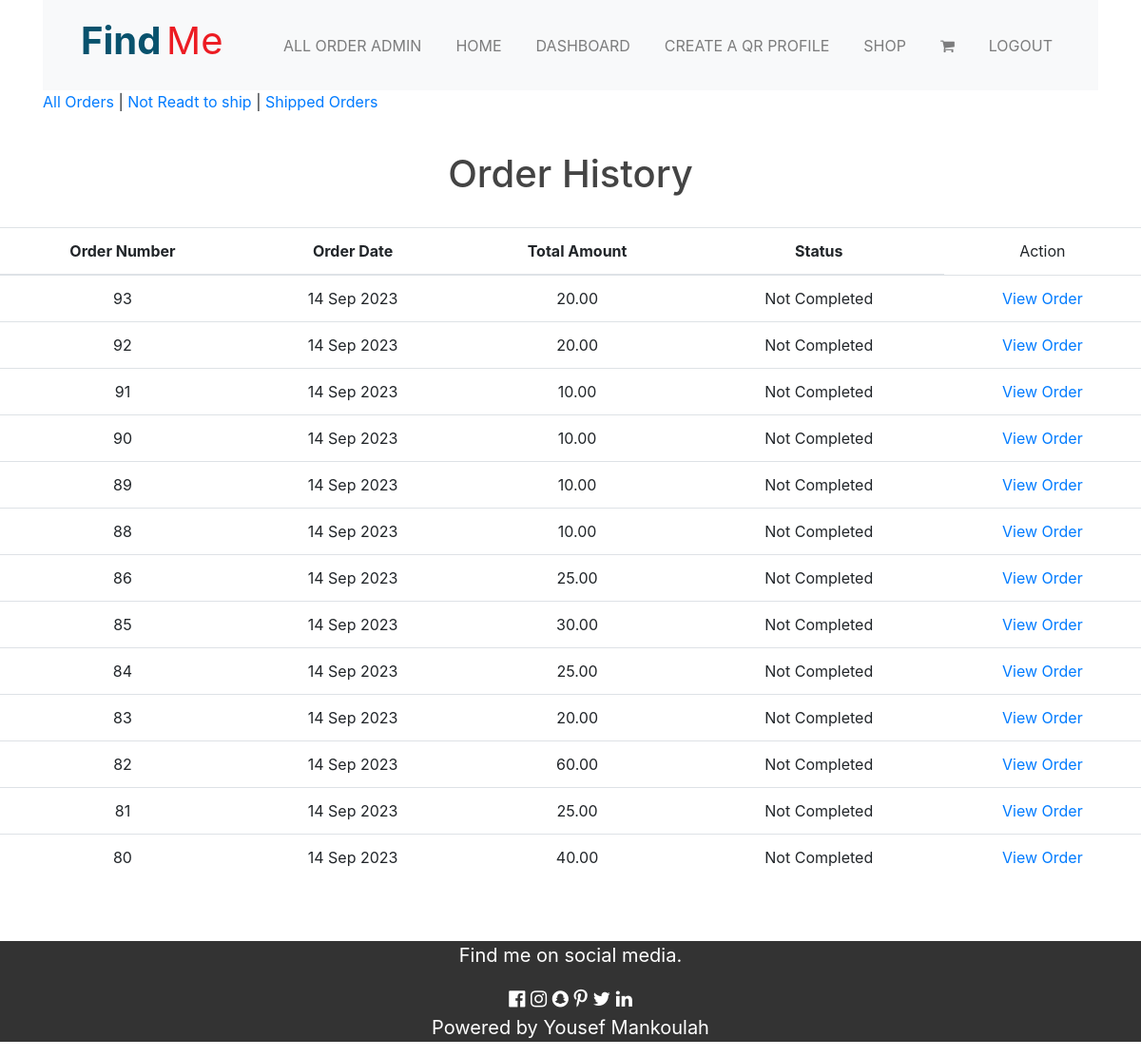
/order/allOrderHistory/ (signed in), run on an earlier commit of the app's database.
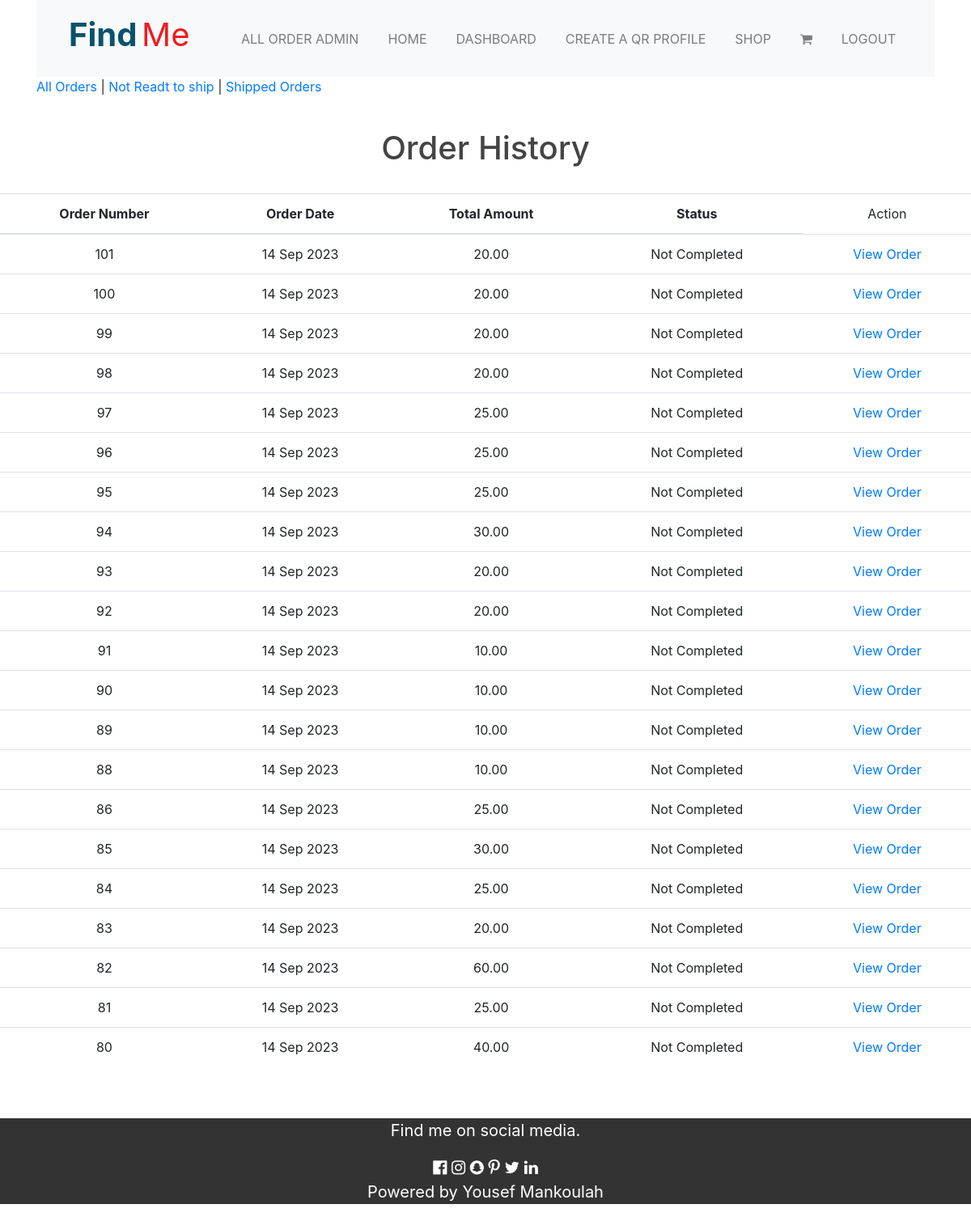
And on a later commit of the database.
### order/models.py (models this page shows, shortened)
class Order(models.Model):
    token = models.CharField(max_length=250, blank=True)
    total = models.DecimalField(max_digits=10, decimal_places=2, verbose_name='USD Order Total')
    emailAddress = models.EmailField(max_length=250, blank=True, verbose_name='Email Address')
    created = models.DateTimeField(auto_now_add=True)
    billingName = models.CharField(max_length=250, blank=True)
    billingAddress1 = models.CharField(max_length=250, blank=True)
    billingCity = models.CharField(max_length=250, blank=True)
    billingPostcode = models.CharField(max_length=10, blank=True)
    billingCountry = models.CharField(max_length=200, blank=True)
    shippingName = models.CharField(max_length=250, blank=True)
    shippingAddress1 = models.CharField(max_length=250, blank=True)
    shippingCity = models.CharField(max_length=250, blank=True)
    shippingPostcode = models.CharField(max_length=10, blank=True)
    shippingCountry = models.CharField(max_length=200, blank=True)
    ready_to_ship = models.BooleanField(default=False, blank=True, null=True)
    ship = models.BooleanField(default=False, blank=True, null=True)
    class Meta:
        db_table = 'Order'
        ordering = ['-created']

### order/views.py (the view)
# urls.py: path('allOrderHistory/', views.allOrderHistory, name="allOrderHistory"),
@login_required()
def allOrderHistory(request):
    if request.user.is_superuser:
        order_details = Order.objects.all()
    else:
        return HttpResponse("<h1>You are not welcoming here</h1>")
    return render(request, 'order/all_order_list.html', {'order_details': order_details})

### order/templates/order/all_order_list.html
{% extends "base.html" %}
{% load static %}
{% block content %}
{% if request.user.is_superuser %}
<div class="mx-auto container">
    <p><a href="{% url 'allOrderHistory' %}">All Orders</a> | <a href="{% url 'NotReadyOrderHistory' %}">Not Readt to ship</a> | <a href="{% url 'shippedOrderHistory' %}">Shipped Orders</a></p>
</div>
    <div>
        <div class="text-center"><br>
            <h1 class="text-center my-title">
                Order History
            </h1><br>
            {% if order_details %}
            <table class="table table-stripped">
                <thead>
                <tr>
                    <th>Order Number</th>
                    <th>Order Date</th>
                    <th>Total Amount</th>
                    <th>Status</th>
                    <td>Action</td>
                </tr>
                </thead>
                <tbody>
                    {% for order in order_details %}
                        <tr>
                            <td>{{order.id}}</td>
                            <td>{{ order.created|date:"d M Y" }}</td>
                            <td>{{order.total}}</td>
                            {% if order.ready_to_ship == False or order.ship == False %}
                            <td>Not Completed</td>
                            {% else %}
                            <td>Completed</td>
                            {% endif %}
                            <td><a href="{% url 'order_detail' order.id %}">View Order</a></td>
                        </tr>
                    {% endfor %}
                </tbody>
            </table>
            {% else %}
                <p>You have not placed any order yet <br><br><a href="{% url 'home' %}" class="btn btn-secondary">Continue shopping</a></p>
            {% endif %}
        </div>
    </div>
<br><br>
{% endif %}
{% endblock %}

### home/templates/base.html (shortened to what this page needs)
{% load static %}
<!doctype html>
<html lang="en">
    <head>
        <link rel="stylesheet" href="https://cdnjs.cloudflare.com/ajax/libs/font-awesome/4.7.0/css/font-awesome.min.css">
        <link rel="stylesheet" href="{% static 'css/style.css' %}" type="text/css">
        <link rel="stylesheet" href="https://stackpath.bootstrapcdn.com/bootstrap/4.3.1/css/bootstrap.min.css">
    </head>
    <body>
      <div class="container">
      <nav class="navbar navbar-expand-lg navbar-light bg-light">
        <a class="navbar-brand ml-4" href="{% url 'home' %}"><span>Find</span> <span>Me</span></a>
        <div class="collapse navbar-collapse mr-4" id="navbarSupportedContent">
            <ul class="navbar-nav ml-auto">
              {% if request.user.is_superuser %}
        <li class="nav-item">
          <a class="nav-link" href="{% url 'allOrderHistory' %}">all Order Admin <span class="sr-only">(current)</span></a>
        </li>
        {% endif %}
                {% if request.user.is_authenticated %}
                <li class="nav-item">
                  <a class="nav-link" href="{% url 'home' %}">Home <span class="sr-only">(current)</span></a>
                </li>
                <li class="nav-item">
                  <a class="nav-link" href="{% url 'dashboard' request.user.id %}">Dashboard<span class="sr-only">(current)</span></a>
                </li>
                <li class="nav-item">
                  <a class="nav-link" href="{% url 'createQR' %}">Create a Qr Profile<span class="sr-only">(current)</span></a>
                </li>
                <li class="nav-item">
                  <a class="nav-link" href="{% url 'category' %}">Shop<span class="sr-only">(current)</span></a>
                </li>
                <li class="nav-item">
                  <a class="nav-link" href="{% url 'cart_detail' %}"><i class="fa fa-shopping-cart"></i><span class="sr-only">(current)</span></a>
                </li>
                <li class="nav-item mainy">
                  <a class="nav-link" href="{% url 'logout' %}">logout <span class="sr-only">(current)</span></a>
                </li>
            {% endif %}
          </ul>
        </div>
      </nav>
    </div>
{% block content %}
{% endblock%}
      <footer class="footer text-center">
        <p>Find me on social media.</p>
        <i class="fa fa-facebook-official"></i>
        <i class="fa fa-instagram"></i>
        <i class="fa fa-snapchat"></i>
        <i class="fa fa-pinterest-p"></i>
        <i class="fa fa-twitter"></i>
        <i class="fa fa-linkedin"></i>
        <p>Powered by Yousef Mankoulah</p>
      </footer>
          </body>
          </html>

### home/static/css/style.css (style rules this page uses)
body { background: #fafafa; color: #333333; margin-top: 5rem; }
h1, h2, h3, h4, h5, h6 { color: #444444; }
.navbar-brand > span { font-size: 40px; }
.navbar-brand span:first-child { color: #08526d; font-weight: bold; }
.navbar-brand span:last-child { color: #ec1c23; }
.navbar-nav .nav-link { font-size: 16px; text-transform: uppercase; margin-left: 20px; color: #08526d; }
.navbar-brand { margin-bottom: 9px; margin-right: 20px }
.footer { background-color: #333; color: white; font-size: 20px; }

What changed in the data, as far as the page shows it:
added Order: id "101", created "14 Sep 2023", total "20.00", ready_to_ship "Not Completed"
added Order: id "100", created "14 Sep 2023", total "20.00", ready_to_ship "Not Completed"
added Order: id "99", created "14 Sep 2023", total "20.00", ready_to_ship "Not Completed"
added Order: id "98", created "14 Sep 2023", total "20.00", ready_to_ship "Not Completed"
added Order: id "97", created "14 Sep 2023", total "25.00", ready_to_ship "Not Completed"
added Order: id "96", created "14 Sep 2023", total "25.00", ready_to_ship "Not Completed"
added Order: id "95", created "14 Sep 2023", total "25.00", ready_to_ship "Not Completed"
added Order: id "94", created "14 Sep 2023", total "30.00", ready_to_ship "Not Completed"
